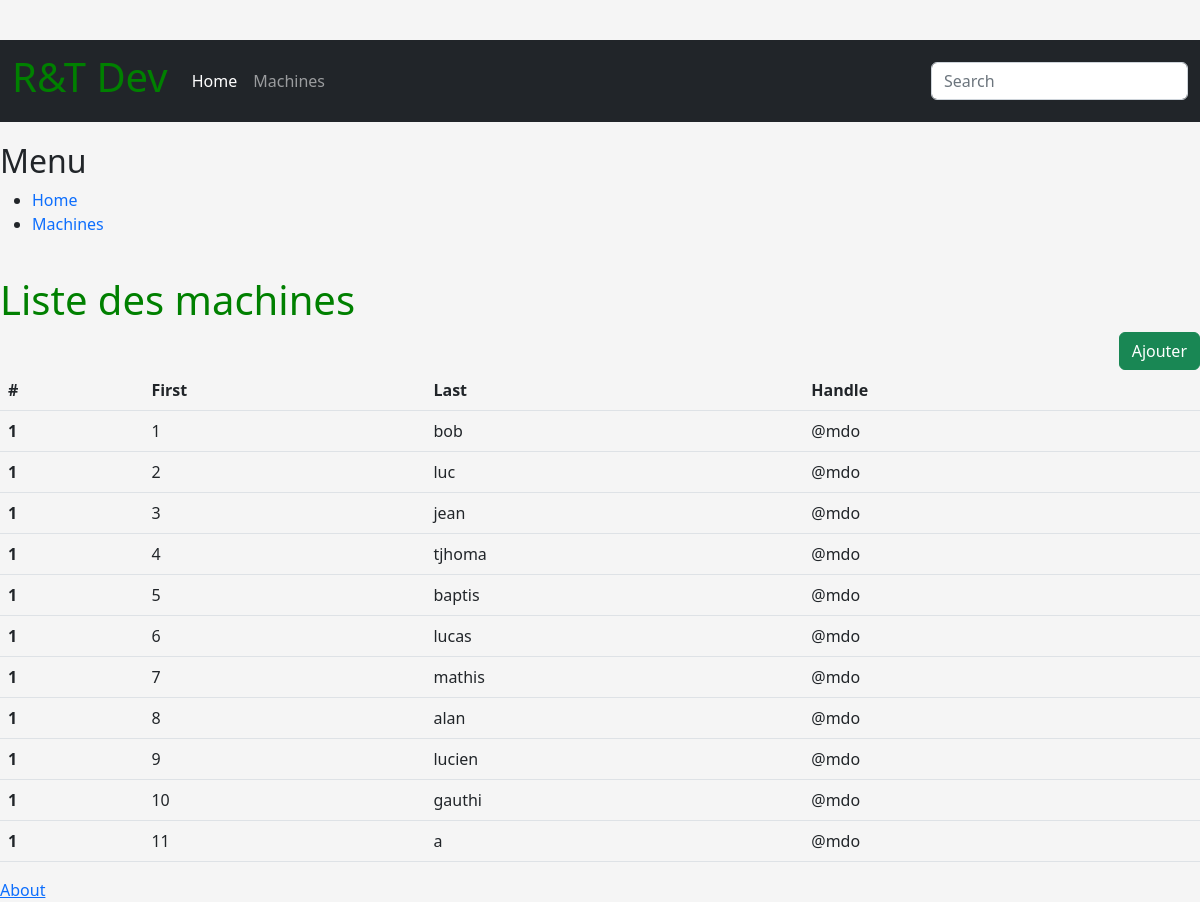
Page /computerApp/machines/ on the committed database.
### computerApp/models.py (models this page shows)
class Machine ( models . Model ):
    TYPE = (
    ('PC', ('PC - Run windows')) ,
    ('Mac ', ('MAc - Run MacOS')) ,
    ('Serveur', ('Serveur - Simple Server to deploy virtual machines ')) ,
    ('Switch ', ('Switch -To maintains and connect servers ')) ,
    )
    id = models.AutoField ( primary_key =True , editable = False )
    nom = models.CharField ( max_length =6 )
    maintenanceDate = models.DateField ( default = datetime.now ())
    mach = models.CharField ( max_length =32 , choices =TYPE , default ='PC')

### computerApp/views.py (the view)
def machine_list_view ( request ) :
    machines = Machine.objects .all ()
    context ={'machines': machines }
    return render ( request ,'computerApp/machine_list.html',context )

### computerApp/templates/computerApp/machine_list.html
{% extends "index.html" %}
{% block content %}
<h1 > Liste des machines</h1>
{% if machines %}
<button type="button" class="btn btn-success" style="float: right;">Ajouter</button>
<table class="table">
    <thead>
        <tr>
          <th scope="col">#</th>
          <th scope="col">First</th>
          <th scope="col">Last</th>
          <th scope="col">Handle</th>
        </tr>
      </thead>
      <tbody>
    {% for machine in machines %}
        <tr>
        <th scope="row">1</th>
        <td>{{ machine.id }}</td>
        <td>{{ machine.nom }}</td>
        <td>@mdo</td>
        </tr>
{% endfor %}
</tbody>
</table>
{% else %}
<p>Il n\'y a pas de machine. </p >
{% endif %}
{% endblock %}

### templates/index.html (shortened to what this page needs)
<!DOCTYPE html >
<html lang= "fr">
<head >
<link href="https://cdn.jsdelivr.net/npm/bootstrap@5.2.0-beta1/dist/css/bootstrap.min.css" rel="stylesheet">
{% load static %}
<link rel= "stylesheet" href= "{% static 'css/style.css' %}">
</head >
<body >
<nav class="navbar navbar-expand navbar-dark bg-dark" aria-label="Second navbar example">
  <div class="container-fluid">
    <a class="navbar-brand" href="#"><h1>R&T Dev </h1></a>
    <div class="collapse navbar-collapse" id="navbarsExample02">
      <ul class="navbar-nav me-auto">
        <li class="nav-item">
          <a class="nav-link active" aria-current="page" href= "{% url 'index' %}" style="text-decoration: none;">Home</a>
        </li>
        <li class="nav-item">
          <a class="nav-link"href= "{% url 'machines' %} ">Machines</a>
        </li>
      </ul>
      <form role="search">
        <input class="form-control" type="search" placeholder="Search" aria-label="Search">
      </form>
    </div>
  </div>
</nav>
{% block sidebar %}
<h2 > Menu </h2>
<ul id=" menu ">
<li ><a href= "{% url 'index' %}" style="text-decoration: none;"> Home  </a></li>
<li ><a href= "{% url 'machines' %}" style="text-decoration: none;"> Machines </a></li>
</ul>
{% endblock %}
<br>
{% block content %}
    {% load static %}
{% endblock %}
<div><a href="about">About</a></div>
</body >
</html >

### static/css/style.css (style rules this page uses)
h1 { color: green; }
body { padding-bottom: 20px; }
.navbar { margin-bottom: 20px; }
html, body { height: 100%; }
body { align-items: center; padding-top: 40px; padding-bottom: 40px; background-color: #f5f5f5; }

### rows in the picture
Machine: id "1", nom "bob"
Machine: id "2", nom "luc"
Machine: id "3", nom "jean"
Machine: id "4", nom "tjhoma"
Machine: id "5", nom "baptis"
Machine: id "6", nom "lucas"
Machine: id "7", nom "mathis"
Machine: id "8", nom "alan"
Machine: id "9", nom "lucien"
Machine: id "10", nom "gauthi"
Machine: id "11", nom "a"
